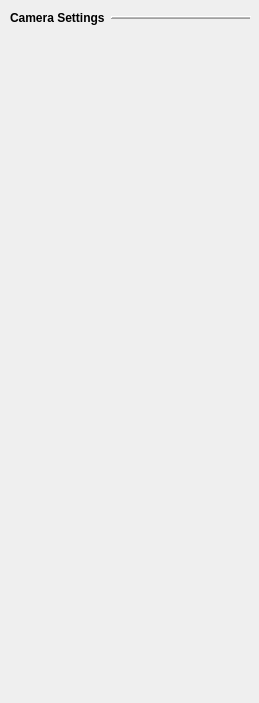
<ui version="4.0" >
 <class>general_display_pref_panel_qt4_base</class>
 <widget class="QWidget" name="general_display_pref_panel_qt4_base" >
  <property name="geometry" >
   <rect>
    <x>0</x>
    <y>0</y>
    <width>259</width>
    <height>703</height>
   </rect>
  </property>
  <property name="windowTitle" >
   <string>Form</string>
  </property>
  <widget class="QWidget" name="layoutWidget" >
   <property name="geometry" >
    <rect>
     <x>10</x>
     <y>10</y>
     <width>241</width>
     <height>16</height>
    </rect>
   </property>
   <layout class="QHBoxLayout" >
    <property name="margin" >
     <number>0</number>
    </property>
    <property name="spacing" >
     <number>6</number>
    </property>
    <item>
     <widget class="QLabel" name="TextLabel2" >
      <property name="sizePolicy" >
       <sizepolicy>
        <hsizetype>0</hsizetype>
        <vsizetype>5</vsizetype>
        <horstretch>0</horstretch>
        <verstretch>0</verstretch>
       </sizepolicy>
      </property>
      <property name="font" >
       <font>
        <weight>75</weight>
        <bold>true</bold>
       </font>
      </property>
      <property name="text" >
       <string>Camera Settings</string>
      </property>
      <property name="wordWrap" >
       <bool>false</bool>
      </property>
     </widget>
    </item>
    <item>
     <widget class="Line" name="Line1" >
      <property name="sizePolicy" >
       <sizepolicy>
        <hsizetype>1</hsizetype>
        <vsizetype>0</vsizetype>
        <horstretch>0</horstretch>
        <verstretch>0</verstretch>
       </sizepolicy>
      </property>
      <property name="frameShape" >
       <enum>QFrame::HLine</enum>
      </property>
      <property name="frameShadow" >
       <enum>QFrame::Raised</enum>
      </property>
      <property name="midLineWidth" >
       <number>1</number>
      </property>
      <property name="orientation" >
       <enum>Qt::Horizontal</enum>
      </property>
     </widget>
    </item>
   </layout>
  </widget>
 </widget>
 <resources/>
 <connections/>
</ui>
